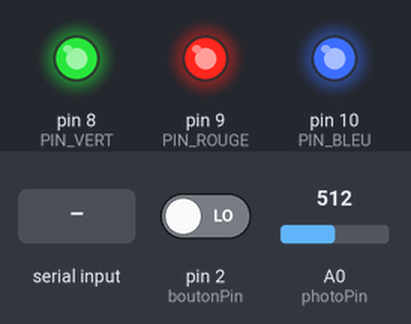
The sketch below on a simulated Arduino Uno, built with avr-gcc and run on an emulated ATmega328P. Shown: output pins drawn as LEDs (lit = HIGH). Inputs (shaded band) come from the test bench; at power-on: pin 2 (boutonPin) LOW, A0 (photoPin) = 512. What the sketch prints to the serial monitor is not drawn.

Above: at 1.2 s.
1.3 s: "ROUGE\n" received over Serial
At 2.6 s:
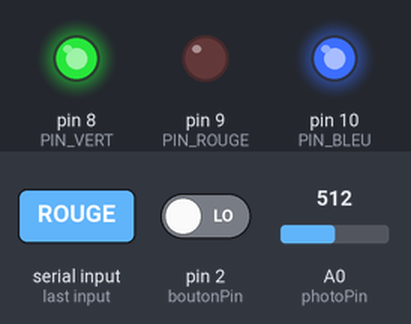
2.9 s: "VERT\n" received over Serial
At 4.0 s:
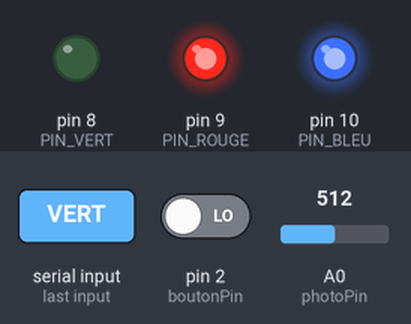
4.5 s: "BLEU\n" received over Serial
At 5.4 s:
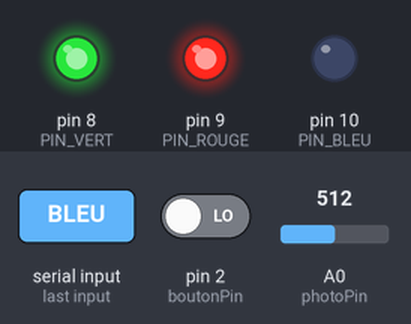
6.1 s: "JAUNE\n" received over Serial
At 6.8 s:
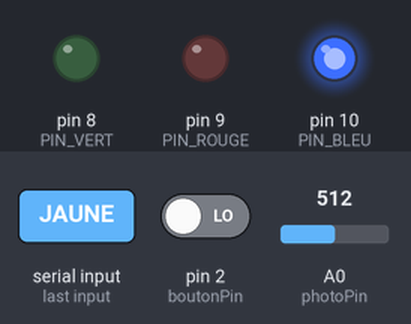
7.7 s: "CYAN\n" received over Serial
At 8.3 s:
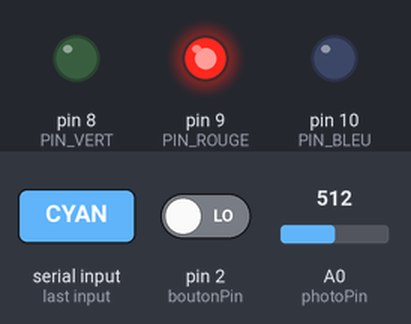
9.3 s: "MAGENTA\n" received over Serial
At 9.7 s:
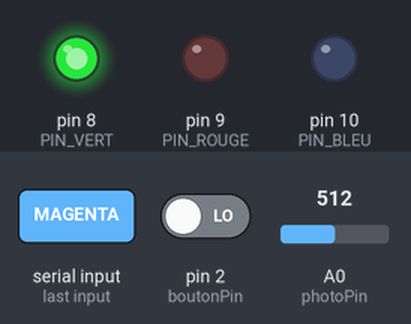
Timing chart, 0 to 11.9 s (numbered marks = the images above; inputs shaded):
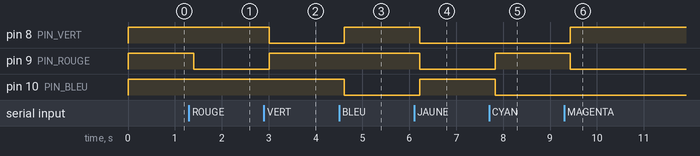

Measured:
- after the input at 1.3 s, pin 9 (PIN_ROUGE): HIGH → LOW after 0.11 s
- after the input at 2.9 s, pin 8 (PIN_VERT): HIGH → LOW after 0.11 s; pin 9 (PIN_ROUGE): LOW → HIGH after 0.11 s
- after the input at 4.5 s, pin 8 (PIN_VERT): LOW → HIGH after 0.12 s; pin 10 (PIN_BLEU): HIGH → LOW after 0.12 s
- after the input at 6.1 s, pin 8 (PIN_VERT), pin 9 (PIN_ROUGE): HIGH → LOW after 0.12 s; pin 10 (PIN_BLEU): LOW → HIGH after 0.12 s
- after the input at 7.7 s, pin 9 (PIN_ROUGE): LOW → HIGH after 0.13 s; pin 10 (PIN_BLEU): HIGH → LOW after 0.13 s
- after the input at 9.3 s, pin 8 (PIN_VERT): LOW → HIGH after 0.13 s; pin 9 (PIN_ROUGE): HIGH → LOW after 0.13 s

The sketch:

arduino_led_photo_button.ino
```cpp
const int PIN_ROUGE = 9;
const int PIN_BLEU  = 10;
const int PIN_VERT  = 8;
const int boutonPin = 2;
volatile bool isInterrupt = false;
const int photoPin = A0;
int photoval = 0;

void eteindreTout() {
  digitalWrite(PIN_ROUGE, HIGH);
  digitalWrite(PIN_VERT, HIGH);
  digitalWrite(PIN_BLEU, HIGH);
}

void setCouleur(bool rouge, bool vert, bool bleu) {
  digitalWrite(PIN_ROUGE, rouge ? LOW : HIGH);
  digitalWrite(PIN_VERT,  vert  ? LOW : HIGH);
  digitalWrite(PIN_BLEU,  bleu  ? LOW : HIGH);
}

void setup() {
  Serial.begin(115200);

  pinMode(PIN_ROUGE, OUTPUT);
  pinMode(PIN_VERT, OUTPUT);
  pinMode(PIN_BLEU, OUTPUT);
  pinMode(boutonPin, INPUT);

  attachInterrupt(
    digitalPinToInterrupt(boutonPin),
    interrupt,
    CHANGE
  );

  eteindreTout();

}

void interrupt() {
  if (digitalRead(boutonPin) == HIGH) {
    isInterrupt = !isInterrupt;
  }
}

void loop() {
  if (Serial.available() > 0) {
    String command = Serial.readStringUntil('\n');
    command.trim();
    if (command == "ROUGE")      setCouleur(true, false, false);
    else if (command == "VERT")  setCouleur(false, true, false);
    else if (command == "BLEU")  setCouleur(false, false, true);
    else if (command == "JAUNE") setCouleur(true, true, false);
    else if (command == "CYAN")  setCouleur(false, true, true);
    else if (command == "MAGENTA") setCouleur(true, false, true);
    else if (command == "BLANC") setCouleur(true, true, true);
    else if (command == "OFF")  eteindreTout();
    else eteindreTout();
  }

  photoval = map(analogRead(photoPin), 0, 1023, 0, 255);


  Serial.print("{\"photoResistor\": ");
  Serial.print(photoval);
  Serial.print(", \"bouton\": ");
  Serial.print(isInterrupt ? "true" : "false");
  Serial.println("}");
  delay(200);
}
```
